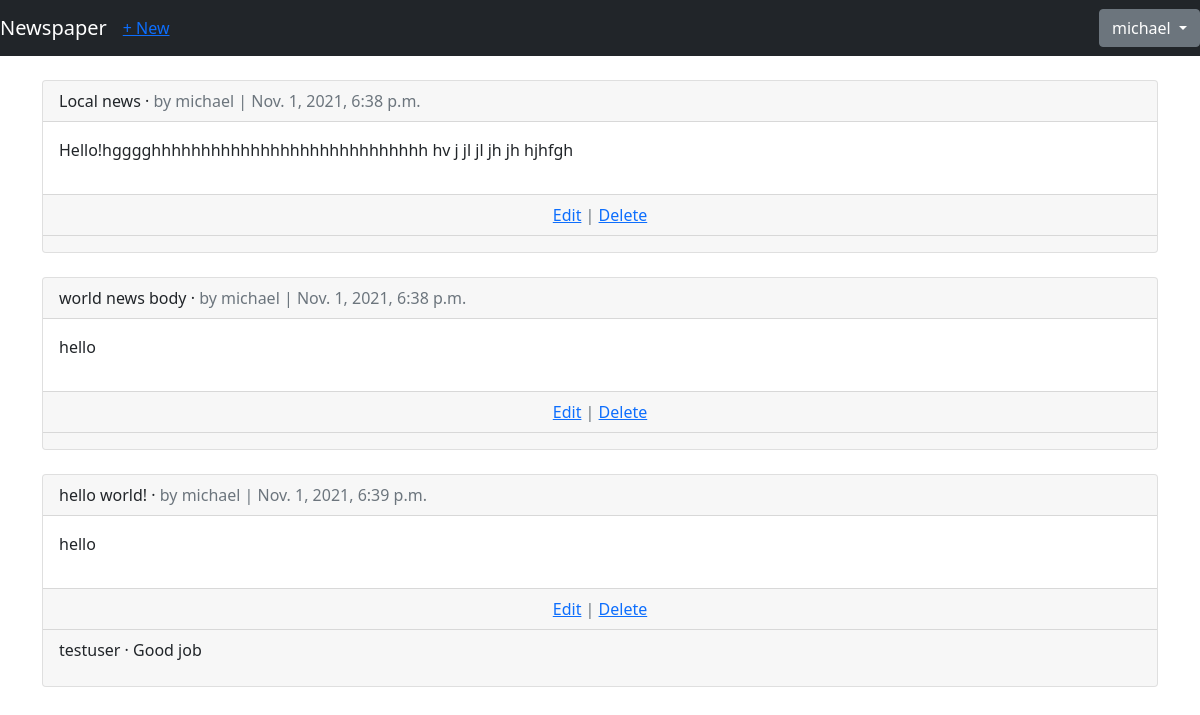
/articles/ (signed in), run on an earlier commit of the app's database.
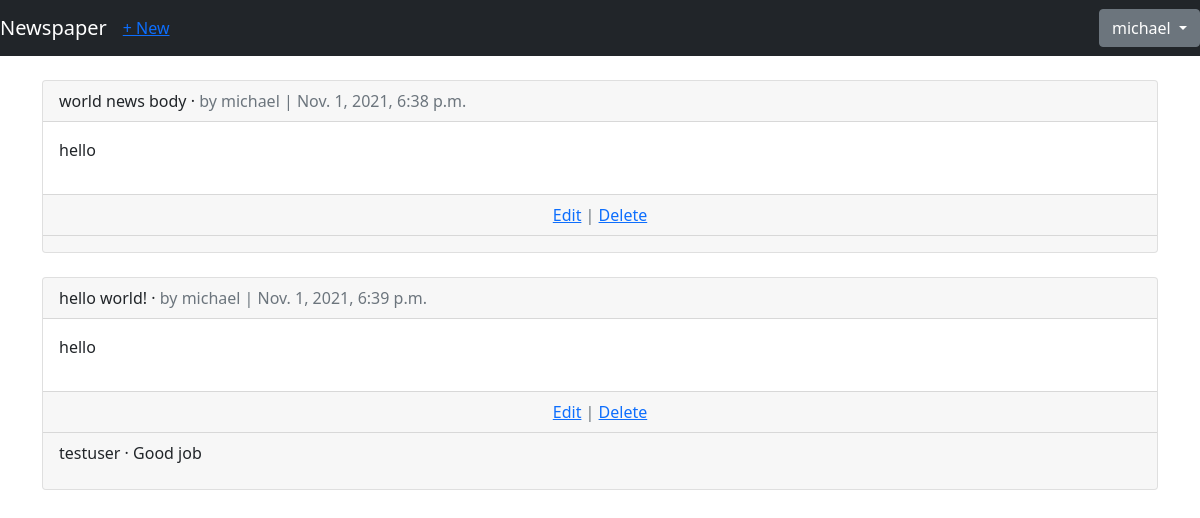
And on a later commit of the database.
### users/models.py (models this page shows)
class CustomUser(AbstractUser):
    age = models.PositiveIntegerField(null=True, blank=True)

### articles/models.py (models this page shows, shortened)
class Article(models.Model):
    title = models.CharField(max_length=255)
    body = models.TextField()
    date = models.DateTimeField(auto_now_add=True)
    author = models.ForeignKey(
        get_user_model(),
        on_delete=models.CASCADE,
    )

class Comment(models. Model):
    article = models.ForeignKey(
        Article,
        on_delete=models.CASCADE,
        related_name='comments',
    )
    comment = models.CharField(max_length=140)
    author = models.ForeignKey(
        get_user_model(),
        on_delete=models.CASCADE,
    )
    def __str__(self):
        return self.comment

### articles/views.py (the view)
# urls.py: path('', ArticleListView.as_view(), name='article_list')
class ArticleListView(LoginRequiredMixin, ListView):
    model = Article
    template_name = 'article_list.html'
    login_url = 'login'

### templates/article_list.html (shortened to what this page needs)
{% extends 'base.html' %}
{% block content %}
    {% for article in object_list %}
        <div class="card">
            <div class="card-header">
                <span class="fornt-weight-bold">{{ article.title }}</span> &middot;
                <span class="text-muted">by {{ article.author }} | {{ article.date }}</span>
            </div>
            <div class="card-body">
                <p>{{ article.body }}</p>
            </div>
            <div class="card-footer text-center text-muted">
                <a href="{% url 'article_edit' article.pk %}">Edit</a> | <a href="{% url 'article_delete' article.pk %}">Delete</a>
            </div>
            <div class="card-footer">
                {% for comment in article.comments.all %}
                    <p>
                        <span class="font-weight-bold">{{ comment.author }} &middot;</span>
                        {{ comment }}
                    </p>
                {% endfor %}
            </div>
        </div>
        <br />
    {% endfor %}
{% endblock content %}

### templates/base.html (shortened to what this page needs)
<!doctype html>
<html lang="en">
<head>
<link href="https://cdn.jsdelivr.net/npm/bootstrap@5.1.3/dist/css/bootstrap.min.css" rel="stylesheet">
</head>
<body>
    <nav class="navbar navbar-expand-md navbar-dark bg-dark mb-4">
        <a class="navbar-brand" href="{% url 'home' %}">Newspaper</a>
        {% if user.is_authenticated %}
            <ul class="navbar-nav mr-auto">
                <li class="nav-item"><a href="{% url 'article_new' %}">+ New</a></li>
            </ul>
        <ul class="navbar-nav ms-auto">
        <div class="dropdown">
            <a class="btn btn-secondary dropdown-toggle" href="#" role="button" id="dropdownMenuLink" data-bs-toggle="dropdown" aria-expanded="false">
            {{ user.username }}
            </a>
        </ul>
        {% endif %}
    </nav>
<div class="container">
    {% block content %}
    {% endblock content %}
</div>
</body>
</html>

What changed in the data, as far as the page shows it:
removed Article: title "Local news", author "michael", date "Nov. 1, 2021, 6:38 p.m.", body "Hello!hgggghhhhhhhhhhhhhhhhhhhhhhhhhhhh hv j jl jl jh jh hjhfgh"
